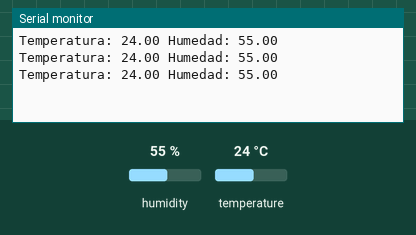
Recording of a sketch running on a simulated Arduino Uno, built with avr-gcc and run on an emulated ATmega328P. Parts: the last lines printed to the serial monitor. Inputs (shaded band) come from the test bench; at power-on: humidity 55 %, temperature 24 °C.

Above: at 3.2 s.
3.3 s: humidity set to 22 %
At 6.4 s:
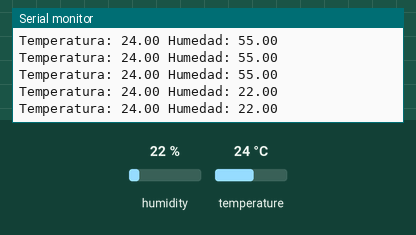
6.5 s: temperature set to 12 °C
At 7.6 s:
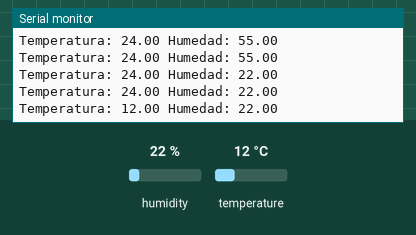
9.7 s: humidity set to 40 %
At 11.3 s:
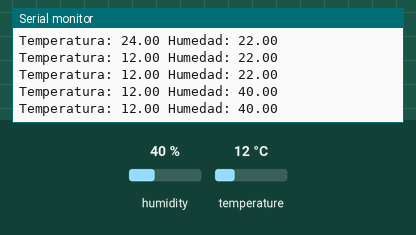
Timing chart, 0 to 12.8 s (numbered marks = the images above; inputs shaded):
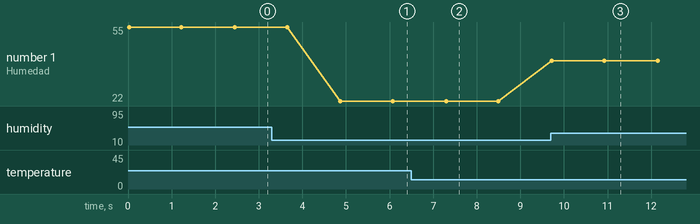

Measured:
- after the input at 3.3 s, the serial monitor: prints a new line after 1.6 s (image 1)
- after the input at 6.5 s, the serial monitor: prints a new line after 0.80 s (image 2)
- after the input at 9.7 s, the serial monitor: prints a new line at once (image 3)
- plotted number 1: 55 → 22 after the input at 3.3 s, 22 → 40 after the input at 9.7 s

The sketch:

meteorologica.ino
```cpp
#include <DHT.h> #include <DHT U.h>
DHT dht (2, DHT11);
float temp, hume;
void setup()
 {
Serial.begin (9600);
dht.begin ();}
void loop() {
hume = dht.readHumidity ();
temp = dht.readTemperature () ;
Serial.println ("Temperatura: " + String (temp) + " Humedad: " + String (hume) );
delay(1200);
}
```
